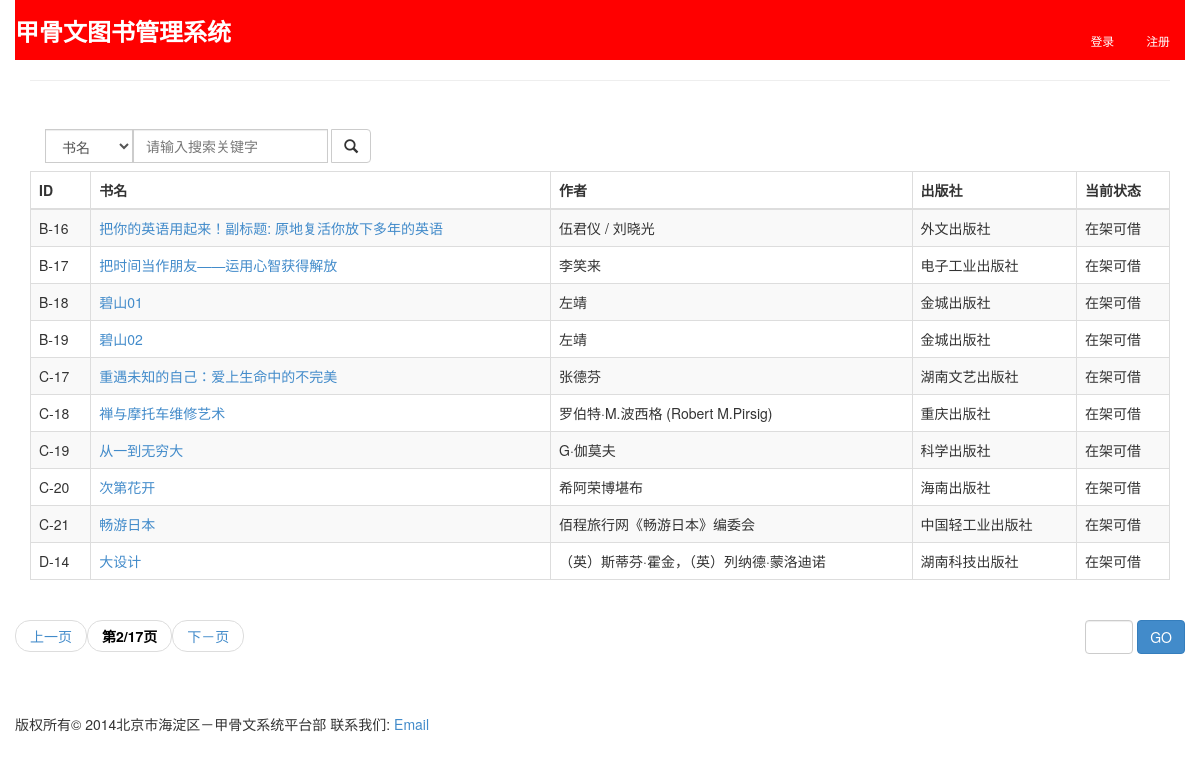
Page /books/?page=2 on the committed database.
### books/models.py (models this page shows, shortened)
class Book(models.Model):
    identifier = models.CharField(max_length=10, primary_key=True)
    name = models.CharField(max_length=50)
    author = models.CharField(max_length=50)
    publisher = models.CharField(max_length=50)
    status = models.CharField(max_length=20)
    class Meta:
        db_table = 'books'

### books/views.py (the view)
@never_cache
def index(request):
    user = request.user
    book_list = Book.objects.all()
    paginator = Paginator(book_list, 10) # show 10 books per page
    page = request.GET.get('page')
    try:
        books = paginator.page(page)
    except PageNotAnInteger:
        books = paginator.page(1)
    except EmptyPage:
        books = paginator.page(paginator.num_pages)
    return render_to_response('books/index.html', \
        RequestContext(request, {'books': books, 'user': user, }))

### books/templates/books/index.html (shortened to what this page needs)
{% extends "base.html" %}
{% block headline %}<p style="color: white; font-family: sans-serif; font-weight: 900">甲骨文图书管理系统</p>{% endblock %}
{% block header %}
<ul class="nav nav-pills pull-right" style="color: white">
  {% if user.username != '' %}
  <li><a href="{% url 'userinfo' user %}"><small style="color: white; font-weight: 900">{{ user.username }}</small></a></li>
  <li><a href="{% url 'logout' %}"><small style="color: white; font-weight: bold">退出</small></a></li>
  {% else %}
  <li><a href="/accounts/login/"><small style="color: white">登录</small></a></li>
  <li><a href="/accounts/register/"><small style="color: white">注册</small></a></li>
  {% endif %}
</ul>
{% endblock %}
{% block content %}
<form class="navbar-form navbar-left" role="search" action="/books/searchresults/" method="get">
  <div class="form-group">
    <span class="input-group">
      <span class="input-group-btn">
        <select class="form-control" name="searchtype">
          <option>书名</option>
        </select>
      </span>
      <span class="input-group-btn">
        <input type="text" class="form-control" name="searchword" placeholder="请输入搜索关键字" />
      </span>&nbsp;
      <span class="input-group-btn">
        <button type="submit" class="btn btn-default">
          <span class="glyphicon glyphicon-search"></span>
        </button>
      </span>
    </span>
  </div>
</form>
<br />
<table class="table table-bordered table-striped table-hover">
  <thead>
    <tr>
      <th>ID</th>
      <th>书名</th>
      <th>作者</th>
      <th>出版社</th>
      <th>当前状态</th>
    </tr>
  </thead>
  <tbody>
    {% for book in books %}
    <tr>
      <td>{{ book.identifier }}</td>
      <td><a href="/books/profile/{{ book.identifier }}">{{ book.name }}</a></td>
      <td>{{ book.author }}</td>
      <td>{{ book.publisher }}</td>
      <td>{{ book.status }}</td>
    </tr>
    {% endfor %}
  </tbody>
</table>
<div class="row">
  <div class="pull-left">
    <ul class="pager">
      {% if books.has_previous %}
      <li class="previous"><a href="?page={{ books.previous_page_number }}">上一页</a></li>
      {% else %}
      <li class="previous disabled"><a href="?page=1">上一页</a></li>
      {% endif %}
      <li class="previous"><a href="" style="font-weight: bold;color: black">第{{ books.number }}/{{ books.paginator.num_pages }}页</a></li>
      {% if books.has_next %}
      <li class="previous"><a href="?page={{ books.next_page_number }}">下－页</a></li>
      {% else %}
      <li class="next disabled"><a href="?page={{ books.paginator.num_pages }}">下一页</a></li>
      {% endif %}
    </ul>
  </div>
  <div class="pull-right">
    <ul class="pager">
      <li class="next">
        <form class="form form-inline" role="form" action="" method="get">
          <div class="form-group">
            <input class="form-control" style="width:25%;float:right" type="text" name="page" />
          </div>
          <div class="form-group">
            <input type="submit" class="btn btn-default btn-primary" value="GO" />
          </div>
        </form>
      </li>
    </ul>
  </div>
</div>
{% endblock %}

### rows in the picture
Book: identifier "B-16", name "把你的英语用起来！副标题: 原地复活你放下多年的英语", author "伍君仪 / 刘晓光", publisher "外文出版社", status "在架可借"
Book: identifier "B-17", name "把时间当作朋友——运用心智获得解放", author "李笑来", publisher "电子工业出版社", status "在架可借"
Book: identifier "B-18", name "碧山01", author "左靖", publisher "金城出版社", status "在架可借"
Book: identifier "B-19", name "碧山02", author "左靖", publisher "金城出版社", status "在架可借"
Book: identifier "C-17", name "重遇未知的自己：爱上生命中的不完美", author "张德芬", publisher "湖南文艺出版社", status "在架可借"
Book: identifier "C-18", name "禅与摩托车维修艺术", author "罗伯特·M.波西格 (Robert M.Pirsig)", publisher "重庆出版社", status "在架可借"
Book: identifier "C-19", name "从一到无穷大", author "G·伽莫夫", publisher "科学出版社", status "在架可借"
Book: identifier "C-20", name "次第花开", author "希阿荣博堪布", publisher "海南出版社", status "在架可借"
Book: identifier "C-21", name "畅游日本", author "佰程旅行网《畅游日本》编委会", publisher "中国轻工业出版社", status "在架可借"
Book: identifier "D-14", name "大设计", author "（英）斯蒂芬·霍金，（英）列纳德·蒙洛迪诺", publisher "湖南科技出版社", status "在架可借"

### other values in the picture
{{ books.number }} "2"
{{ books.paginator.num_pages }} "17"
